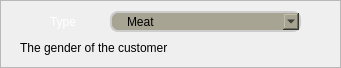
   <widget class="QFrame" name="Type_Frame">
    <property name="geometry">
     <rect>
      <x>10</x>
      <y>522</y>
      <width>341</width>
      <height>68</height>
     </rect>
    </property>
    <property name="minimumSize">
     <size>
      <width>341</width>
      <height>68</height>
     </size>
    </property>
    <property name="maximumSize">
     <size>
      <width>341</width>
      <height>68</height>
     </size>
    </property>
    <property name="frameShape">
     <enum>QFrame::StyledPanel</enum>
    </property>
    <property name="frameShadow">
     <enum>QFrame::Raised</enum>
    </property>
    <widget class="QLabel" name="Rabbit_Type_Icon">
     <property name="geometry">
      <rect>
       <x>20</x>
       <y>11</y>
       <width>21</width>
       <height>21</height>
      </rect>
     </property>
     <property name="minimumSize">
      <size>
       <width>21</width>
       <height>21</height>
      </size>
     </property>
     <property name="maximumSize">
      <size>
       <width>21</width>
       <height>21</height>
      </size>
     </property>
     <property name="styleSheet">
      <string notr="true">border: none;
background-color: rgba(0, 0, 0, 0);
color: rgb(255, 255, 255);
font: 75 18pt &quot;Acme&quot;;</string>
     </property>
     <property name="text">
      <string/>
     </property>
     <property name="pixmap">
      <pixmap resource="resources.qrc">:/Icons/Rabbits_White.png</pixmap>
     </property>
     <property name="scaledContents">
      <bool>true</bool>
     </property>
     <property name="alignment">
      <set>Qt::AlignCenter</set>
     </property>
    </widget>
    <widget class="QComboBox" name="Type_Input">
     <property name="geometry">
      <rect>
       <x>110</x>
       <y>11</y>
       <width>191</width>
       <height>21</height>
      </rect>
     </property>
     <property name="minimumSize">
      <size>
       <width>191</width>
       <height>21</height>
      </size>
     </property>
     <property name="maximumSize">
      <size>
       <width>191</width>
       <height>21</height>
      </size>
     </property>
     <property name="styleSheet">
      <string notr="true">QComboBox {
	background-color:rgb(167, 164, 147);
	padding:1px 18px 1px 3px;
	padding-left: 15px;
	border: 2px solid #ccc;
	border-radius: 8px;
	background-repeat: no-repeat;
	background-position: left center;
	font: 75 15pt &quot;Acme&quot;;
}</string>
     </property>
     <item>
      <property name="text">
       <string>Meat</string>
      </property>
      <property name="icon">
       <iconset resource="resources.qrc">
        <normaloff>:/Icons/Rabbits_White.png</normaloff>
        <normalon>:/Icons/Rabbits_Green.png</normalon>:/Icons/Rabbits_White.png</iconset>
      </property>
     </item>
     <item>
      <property name="text">
       <string>Breeding</string>
      </property>
      <property name="icon">
       <iconset resource="resources.qrc">
        <normaloff>:/Icons/Rabbits_White.png</normaloff>
        <normalon>:/Icons/Rabbits_Green.png</normalon>:/Icons/Rabbits_White.png</iconset>
      </property>
     </item>
    </widget>
    <widget class="QLabel" name="Rabbit_Type_Label">
     <property name="geometry">
      <rect>
       <x>50</x>
       <y>11</y>
       <width>61</width>
       <height>21</height>
      </rect>
     </property>
     <property name="minimumSize">
      <size>
       <width>61</width>
       <height>21</height>
      </size>
     </property>
     <property name="maximumSize">
      <size>
       <width>61</width>
       <height>21</height>
      </size>
     </property>
     <property name="styleSheet">
      <string notr="true">QLabel {
border: none;
background-color: rgba(0, 0, 0, 0);
color: rgb(255, 255, 255);
font: 75 13pt &quot;Acme&quot;;
}</string>
     </property>
     <property name="text">
      <string>Type</string>
     </property>
    </widget>
    <widget class="QLabel" name="Type_Infos">
     <property name="geometry">
      <rect>
       <x>20</x>
       <y>37</y>
       <width>301</width>
       <height>21</height>
      </rect>
     </property>
     <property name="minimumSize">
      <size>
       <width>301</width>
       <height>21</height>
      </size>
     </property>
     <property name="maximumSize">
      <size>
       <width>301</width>
       <height>21</height>
      </size>
     </property>
     <property name="styleSheet">
      <string notr="true">QLabel {border: none;
background-color: rgba(0, 0, 0, 0);
color: rgbrgb(0, 174, 255);
font: 75 13pt &quot;Acme&quot;;
}</string>
     </property>
     <property name="text">
      <string>The gender of the customer</string>
     </property>
    </widget>
   </widget>
